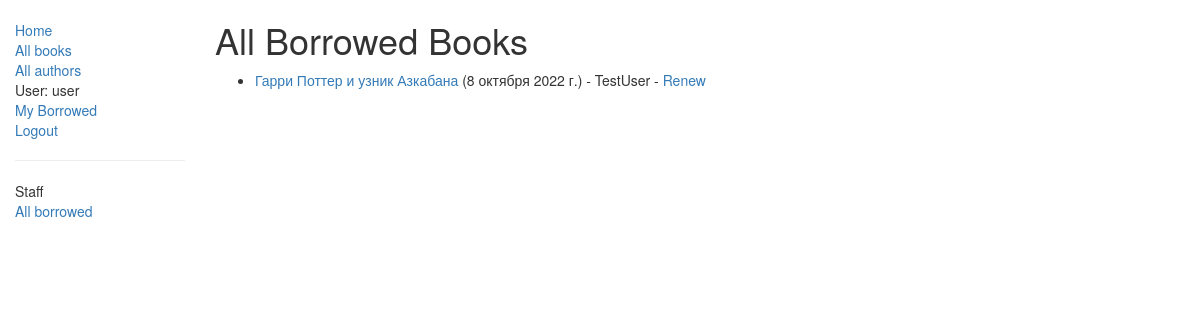
/catalog/borrowed/ (signed in), run on an earlier commit of the app's database.
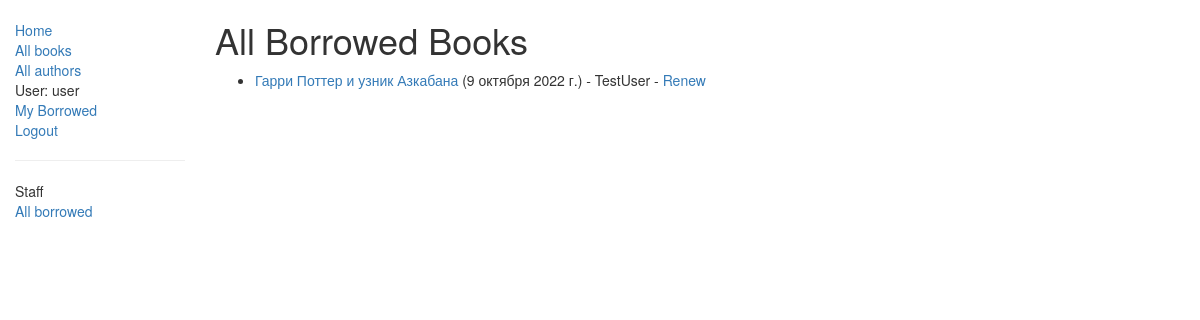
And on a later commit of the database.
### catalog/models.py (models this page shows, shortened)
class BookInstance(models.Model):
    id = models.UUIDField(primary_key=True, default=uuid.uuid4,
                          help_text="Unique ID for this particular book across whole library")
    book = models.ForeignKey('Book', on_delete=models.SET_NULL, null=True)
    imprint = models.CharField(max_length=200)
    due_back = models.DateField(null=True, blank=True)
    borrower = models.ForeignKey(User, on_delete=models.SET_NULL, null=True, blank=True)
    @property
    def is_overdue(self):
        if self.due_back and date.today() > self.due_back:
            return True
        return False
    LOAN_STATUS = (
        ('m', 'Maintenance'),
        ('o', 'On loan'),
        ('a', 'Available'),
        ('r', 'Reserved'),
    )
    status = models.CharField(max_length=1, choices=LOAN_STATUS, blank=True, default='m', help_text='Book availability')
    class Meta:
        ordering = ["due_back"]
        permissions = (("can_mark_returned", "Set book as returned"),)

class Book(models.Model):
    title = models.CharField(max_length=200)
    author = models.ForeignKey('Author', on_delete=models.SET_NULL, null=True)
    summary = models.TextField(max_length=1000, help_text="Enter a brief description of the book")
    isbn = models.CharField('ISBN', max_length=13,
                            help_text='13 Character <a href="https://www.isbn-international.org/content/what-isbn'
                                      '">ISBN number</a>')
    genre = models.ManyToManyField(Genre, help_text="Select a genre for this book")
    language = models.ForeignKey('Language', on_delete=models.SET_NULL, null=True)
    class Meta:
        ordering = ['title', 'author']
    def display_genre(self):
        """
        Creates a string for the Genre. This is required to display genre in Admin.
        """
        return ', '.join([genre.name for genre in self.genre.all()[:3]])
    display_genre.short_description = 'Genre'

### catalog/views.py (the view)
class LoanedBooksAllListView(PermissionRequiredMixin, generic.ListView):
    model = BookInstance
    template_name = 'catalog/bookinstance_list_borrowed_all.html'
    permission_required = 'catalog.can_mark_returned'
    paginate_by = 10
    def get_queryset(self):
        return BookInstance.objects.filter(status__exact='o').order_by('due_back')

### catalog/templates/catalog/bookinstance_list_borrowed_all.html
{% extends "base_generic.html" %}
{% block content %}
    <h1>All Borrowed Books</h1>
    {% if bookinstance_list %}
    <ul>
      {% for bookinst in bookinstance_list %}
      <li class="{% if bookinst.is_overdue %}text-danger{% endif %}">
        <a href="{% url 'book-detail' bookinst.book.pk %}">{{bookinst.book.title}}</a> ({{ bookinst.due_back }}) {% if perms.catalog.can_mark_returned %}- {{ bookinst.borrower }} - <a href="{% url 'renew-book-librarian' bookinst.id %}">Renew</a>{% endif %}
      </li>
      {% endfor %}
    </ul>
    {% else %}
      <p>There are no books borrowed.</p>
    {% endif %}
{% endblock %}

What changed in the data, as far as the page shows it:
changed BookInstance "Гарри Поттер и узник Азкабана": due_back "8 октября 2022 г." → "9 октября 2022 г."
